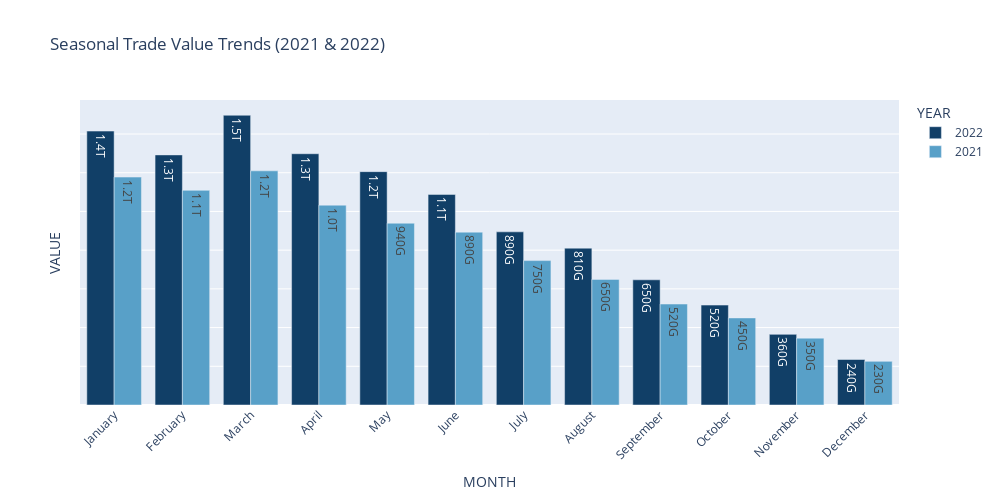

Notebook source saved alongside this figure:
### Code cell
monthly_summary["YEAR"] = monthly_summary["YEAR"].astype(str)

custom_colors = {
    "2021": "#58A0C8",
    "2022": "#113F67"
}

month_order = [
    "January", "February", "March", "April", "May", "June",
    "July", "August", "September", "October", "November", "December"
]



fig = px.bar(
    monthly_summary,
    x = "MONTH",
    y = "VALUE",
    color = "YEAR",
    barmode = "group",
    title = "Seasonal Trade Value Trends (2021 & 2022)",
    category_orders = {"MONTH": month_order},
    color_discrete_map = custom_colors,
    text_auto = ".2s"
)

fig.update_layout(
    xaxis_tickangle = -45,
    height = 500,
    width = 1000,
    showlegend = True,
    yaxis = dict(
        showticklabels = False)
)

fig.show()

### Figure 1 — Plotly figure (JSON) as saved in the notebook; plotly's stock layout.template omitted (floating-point values rounded to 4 significant figures)
{"data": [{"alignmentgroup": "True", "hovertemplate": "YEAR=2022<br>MONTH=%{x}<br>VALUE=%{y}<extra></extra>", "legendgroup": "2022", "marker": {"color": "#113F67", "pattern": {"shape": ""}}, "name": "2022", "offsetgroup": "2022", "orientation": "v", "showlegend": true, "textposition": "auto", "texttemplate": "%{y:.2s}", "type": "bar", "x": ["November", "August", "July", "October", "April", "January", "June", "September", "February", "March", "May", "December"], "xaxis": "x", "y": [364905967500, 810381126030, 894639154892, 516226393528, 1298180868160, 1415203431265, 1087964348616, 646814149265, 1292157339612, 1497009108870, 1205710298568, 235082802468], "yaxis": "y"}, {"alignmentgroup": "True", "hovertemplate": "YEAR=2021<br>MONTH=%{x}<br>VALUE=%{y}<extra></extra>", "legendgroup": "2021", "marker": {"color": "#58A0C8", "pattern": {"shape": ""}}, "name": "2021", "offsetgroup": "2021", "orientation": "v", "showlegend": true, "textposition": "auto", "texttemplate": "%{y:.2s}", "type": "bar", "x": ["April", "June", "July", "January", "May", "November", "September", "December", "February", "March", "August", "October"], "xaxis": "x", "y": [1032487874220, 893151753776, 746108337030, 1177529113293, 939245543865, 345466660665, 521642426010, 225419780118, 1109125776384, 1209846929544, 648976422858, 449853358796], "yaxis": "y"}], "layout": {"barmode": "group", "height": 500, "legend": {"title": {"text": "YEAR"}, "tracegroupgap": 0}, "showlegend": true, "title": {"text": "Seasonal Trade Value Trends (2021 & 2022)"}, "width": 1000, "xaxis": {"anchor": "y", "categoryarray": ["January", "February", "March", "April", "May", "June", "July", "August", "September", "October", "November", "December"], "categoryorder": "array", "domain": [0, 1], "tickangle": -45, "title": {"text": "MONTH"}}, "yaxis": {"anchor": "x", "domain": [0, 1], "showticklabels": false, "title": {"text": "VALUE"}}}}
